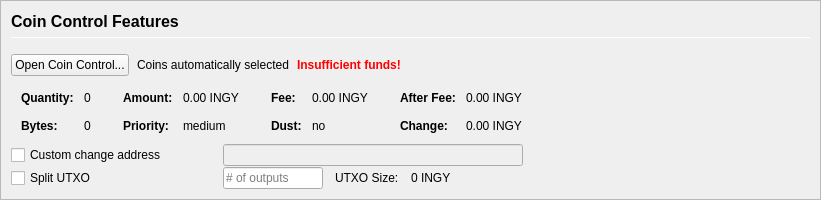
         <widget class="QFrame" name="frameCoinControl">
          <property name="sizePolicy">
           <sizepolicy hsizetype="Expanding" vsizetype="Expanding">
            <horstretch>0</horstretch>
            <verstretch>0</verstretch>
           </sizepolicy>
          </property>
          <property name="maximumSize">
           <size>
            <width>16777215</width>
            <height>16777215</height>
           </size>
          </property>
          <property name="frameShape">
           <enum>QFrame::StyledPanel</enum>
          </property>
          <property name="frameShadow">
           <enum>QFrame::Sunken</enum>
          </property>
          <layout class="QVBoxLayout" name="verticalLayoutCoinControl2">
           <property name="spacing">
            <number>0</number>
           </property>
           <property name="leftMargin">
            <number>0</number>
           </property>
           <property name="topMargin">
            <number>0</number>
           </property>
           <property name="rightMargin">
            <number>0</number>
           </property>
           <property name="bottomMargin">
            <number>0</number>
           </property>
           <item>
            <widget class="QFrame" name="frameCoinControl_BG">
             <layout class="QVBoxLayout" name="verticalLayoutCoinControl" stretch="0,0,0,0,0,0">
              <property name="spacing">
               <number>1</number>
              </property>
              <property name="leftMargin">
               <number>10</number>
              </property>
              <property name="topMargin">
               <number>10</number>
              </property>
              <item>
               <layout class="QHBoxLayout" name="horizontalLayoutCoinControl1">
                <property name="bottomMargin">
                 <number>15</number>
                </property>
                <item>
                 <layout class="QVBoxLayout" name="verticalLayout_3">
                  <property name="spacing">
                   <number>6</number>
                  </property>
                  <item>
                   <widget class="QLabel" name="labelCoinControlFeatures">
                    <property name="sizePolicy">
                     <sizepolicy hsizetype="Preferred" vsizetype="Maximum">
                      <horstretch>0</horstretch>
                      <verstretch>0</verstretch>
                     </sizepolicy>
                    </property>
                    <property name="minimumSize">
                     <size>
                      <width>0</width>
                      <height>20</height>
                     </size>
                    </property>
                    <property name="font">
                     <font>
                      <pointsize>12</pointsize>
                      <weight>75</weight>
                      <bold>true</bold>
                     </font>
                    </property>
                    <property name="styleSheet">
                     <string notr="true">font-weight:bold;</string>
                    </property>
                    <property name="text">
                     <string>Coin Control Features</string>
                    </property>
                   </widget>
                  </item>
                  <item>
                   <widget class="Line" name="line">
                    <property name="minimumSize">
                     <size>
                      <width>0</width>
                      <height>1</height>
                     </size>
                    </property>
                    <property name="maximumSize">
                     <size>
                      <width>16777215</width>
                      <height>1</height>
                     </size>
                    </property>
                    <property name="orientation">
                     <enum>Qt::Horizontal</enum>
                    </property>
                   </widget>
                  </item>
                 </layout>
                </item>
               </layout>
              </item>
              <item>
               <layout class="QHBoxLayout" name="horizontalLayoutCoinControl2" stretch="0,0,0,0">
                <property name="spacing">
                 <number>8</number>
                </property>
                <property name="bottomMargin">
                 <number>10</number>
                </property>
                <item>
                 <widget class="QPushButton" name="pushButtonCoinControl">
                  <property name="styleSheet">
                   <string notr="true"/>
                  </property>
                  <property name="text">
                   <string>Open Coin Control...</string>
                  </property>
                  <property name="autoDefault">
                   <bool>false</bool>
                  </property>
                 </widget>
                </item>
                <item>
                 <widget class="QLabel" name="labelCoinControlAutomaticallySelected">
                  <property name="text">
                   <string>Coins automatically selected</string>
                  </property>
                  <property name="margin">
                   <number>5</number>
                  </property>
                 </widget>
                </item>
                <item>
                 <widget class="QLabel" name="labelCoinControlInsuffFunds">
                  <property name="font">
                   <font>
                    <weight>75</weight>
                    <bold>true</bold>
                   </font>
                  </property>
                  <property name="styleSheet">
                   <string notr="true">color:red;font-weight:bold;</string>
                  </property>
                  <property name="text">
                   <string>Insufficient funds!</string>
                  </property>
                  <property name="margin">
                   <number>5</number>
                  </property>
                 </widget>
                </item>
                <item>
                 <spacer name="horizontalSpacerCoinControl">
                  <property name="orientation">
                   <enum>Qt::Horizontal</enum>
                  </property>
                  <property name="sizeHint" stdset="0">
                   <size>
                    <width>40</width>
                    <height>1</height>
                   </size>
                  </property>
                 </spacer>
                </item>
               </layout>
              </item>
              <item>
               <widget class="QWidget" name="widgetCoinControl" native="true">
                <property name="sizePolicy">
                 <sizepolicy hsizetype="Preferred" vsizetype="Preferred">
                  <horstretch>0</horstretch>
                  <verstretch>0</verstretch>
                 </sizepolicy>
                </property>
                <property name="minimumSize">
                 <size>
                  <width>0</width>
                  <height>0</height>
                 </size>
                </property>
                <property name="styleSheet">
                 <string notr="true"/>
                </property>
                <layout class="QHBoxLayout" name="horizontalLayoutCoinControl5">
                 <property name="leftMargin">
                  <number>0</number>
                 </property>
                 <property name="topMargin">
                  <number>0</number>
                 </property>
                 <property name="rightMargin">
                  <number>0</number>
                 </property>
                 <property name="bottomMargin">
                  <number>0</number>
                 </property>
                 <item>
                  <layout class="QHBoxLayout" name="horizontalLayoutCoinControl3" stretch="0,0,0,1">
                   <property name="spacing">
                    <number>20</number>
                   </property>
                   <property name="topMargin">
                    <number>0</number>
                   </property>
                   <property name="bottomMargin">
                    <number>10</number>
                   </property>
                   <item>
                    <layout class="QFormLayout" name="formLayoutCoinControl1">
                     <property name="horizontalSpacing">
                      <number>10</number>
                     </property>
                     <property name="verticalSpacing">
                      <number>14</number>
                     </property>
                     <property name="leftMargin">
                      <number>10</number>
                     </property>
                     <property name="topMargin">
                      <number>4</number>
                     </property>
                     <property name="rightMargin">
                      <number>6</number>
                     </property>
                     <item row="0" column="0">
                      <widget class="QLabel" name="labelCoinControlQuantityText">
                       <property name="font">
                        <font>
                         <weight>75</weight>
                         <bold>true</bold>
                        </font>
                       </property>
                       <property name="text">
                        <string>Quantity:</string>
                       </property>
                       <property name="margin">
                        <number>0</number>
                       </property>
                      </widget>
                     </item>
                     <item row="0" column="1">
                      <widget class="QLabel" name="labelCoinControlQuantity">
                       <property name="cursor">
                        <cursorShape>IBeamCursor</cursorShape>
                       </property>
                       <property name="contextMenuPolicy">
                        <enum>Qt::ActionsContextMenu</enum>
                       </property>
                       <property name="text">
                        <string notr="true">0</string>
                       </property>
                       <property name="margin">
                        <number>0</number>
                       </property>
                       <property name="textInteractionFlags">
                        <set>Qt::LinksAccessibleByMouse|Qt::TextSelectableByKeyboard|Qt::TextSelectableByMouse</set>
                       </property>
                      </widget>
                     </item>
                     <item row="1" column="0">
                      <widget class="QLabel" name="labelCoinControlBytesText">
                       <property name="font">
                        <font>
                         <weight>75</weight>
                         <bold>true</bold>
                        </font>
                       </property>
                       <property name="text">
                        <string>Bytes:</string>
                       </property>
                      </widget>
                     </item>
                     <item row="1" column="1">
                      <widget class="QLabel" name="labelCoinControlBytes">
                       <property name="cursor">
                        <cursorShape>IBeamCursor</cursorShape>
                       </property>
                       <property name="contextMenuPolicy">
                        <enum>Qt::ActionsContextMenu</enum>
                       </property>
                       <property name="text">
                        <string notr="true">0</string>
                       </property>
                       <property name="textInteractionFlags">
                        <set>Qt::LinksAccessibleByMouse|Qt::TextSelectableByKeyboard|Qt::TextSelectableByMouse</set>
                       </property>
                      </widget>
                     </item>
                    </layout>
                   </item>
                   <item>
                    <layout class="QFormLayout" name="formLayoutCoinControl2">
                     <property name="horizontalSpacing">
                      <number>10</number>
                     </property>
                     <property name="verticalSpacing">
                      <number>14</number>
                     </property>
                     <property name="leftMargin">
                      <number>6</number>
                     </property>
                     <property name="topMargin">
                      <number>4</number>
                     </property>
                     <property name="rightMargin">
                      <number>6</number>
                     </property>
                     <item row="0" column="0">
                      <widget class="QLabel" name="labelCoinControlAmountText">
                       <property name="font">
                        <font>
                         <weight>75</weight>
                         <bold>true</bold>
                        </font>
                       </property>
                       <property name="text">
                        <string>Amount:</string>
                       </property>
                       <property name="margin">
                        <number>0</number>
                       </property>
                      </widget>
                     </item>
                     <item row="0" column="1">
                      <widget class="QLabel" name="labelCoinControlAmount">
                       <property name="cursor">
                        <cursorShape>IBeamCursor</cursorShape>
                       </property>
                       <property name="contextMenuPolicy">
                        <enum>Qt::ActionsContextMenu</enum>
                       </property>
                       <property name="text">
                        <string notr="true">0.00 INGY</string>
                       </property>
                       <property name="textInteractionFlags">
                        <set>Qt::LinksAccessibleByMouse|Qt::TextSelectableByKeyboard|Qt::TextSelectableByMouse</set>
                       </property>
                      </widget>
                     </item>
                     <item row="1" column="0">
                      <widget class="QLabel" name="labelCoinControlPriorityText">
                       <property name="font">
                        <font>
                         <weight>75</weight>
                         <bold>true</bold>
                        </font>
                       </property>
                       <property name="text">
                        <string>Priority:</string>
                       </property>
                      </widget>
                     </item>
                     <item row="1" column="1">
                      <widget class="QLabel" name="labelCoinControlPriority">
                       <property name="cursor">
                        <cursorShape>IBeamCursor</cursorShape>
                       </property>
                       <property name="contextMenuPolicy">
                        <enum>Qt::ActionsContextMenu</enum>
                       </property>
                       <property name="text">
                        <string>medium</string>
                       </property>
                       <property name="textInteractionFlags">
                        <set>Qt::LinksAccessibleByMouse|Qt::TextSelectableByKeyboard|Qt::TextSelectableByMouse</set>
                       </property>
                      </widget>
                     </item>
                    </layout>
                   </item>
                   <item>
                    <layout class="QFormLayout" name="formLayoutCoinControl3">
                     <property name="horizontalSpacing">
                      <number>10</number>
                     </property>
                     <property name="verticalSpacing">
                      <number>14</number>
                     </property>
                     <property name="leftMargin">
                      <number>6</number>
                     </property>
                     <property name="topMargin">
                      <number>4</number>
                     </property>
                     <property name="rightMargin">
                      <number>6</number>
                     </property>
                     <item row="0" column="0">
                      <widget class="QLabel" name="labelCoinControlFeeText">
                       <property name="font">
                        <font>
                         <weight>75</weight>
                         <bold>true</bold>
                        </font>
                       </property>
                       <property name="text">
                        <string>Fee:</string>
                       </property>
                       <property name="margin">
                        <number>0</number>
                       </property>
                      </widget>
                     </item>
                     <item row="0" column="1">
                      <widget class="QLabel" name="labelCoinControlFee">
                       <property name="cursor">
                        <cursorShape>IBeamCursor</cursorShape>
                       </property>
                       <property name="contextMenuPolicy">
                        <enum>Qt::ActionsContextMenu</enum>
                       </property>
                       <property name="text">
                        <string notr="true">0.00 INGY</string>
                       </property>
                       <property name="textInteractionFlags">
                        <set>Qt::LinksAccessibleByMouse|Qt::TextSelectableByKeyboard|Qt::TextSelectableByMouse</set>
                       </property>
                      </widget>
                     </item>
                     <item row="1" column="0">
                      <widget class="QLabel" name="labelCoinControlLowOutputText">
                       <property name="font">
                        <font>
                         <weight>75</weight>
                         <bold>true</bold>
                        </font>
                       </property>
                       <property name="text">
                        <string>Dust:</string>
                       </property>
                      </widget>
                     </item>
                     <item row="1" column="1">
                      <widget class="QLabel" name="labelCoinControlLowOutput">
                       <property name="cursor">
                        <cursorShape>IBeamCursor</cursorShape>
                       </property>
                       <property name="contextMenuPolicy">
                        <enum>Qt::ActionsContextMenu</enum>
                       </property>
                       <property name="text">
                        <string>no</string>
                       </property>
                       <property name="textInteractionFlags">
                        <set>Qt::LinksAccessibleByMouse|Qt::TextSelectableByKeyboard|Qt::TextSelectableByMouse</set>
                       </property>
                      </widget>
                     </item>
                    </layout>
                   </item>
                   <item>
                    <layout class="QFormLayout" name="formLayoutCoinControl4">
                     <property name="horizontalSpacing">
                      <number>10</number>
                     </property>
                     <property name="verticalSpacing">
                      <number>14</number>
                     </property>
                     <property name="leftMargin">
                      <number>6</number>
                     </property>
                     <property name="topMargin">
                      <number>4</number>
                     </property>
                     <property name="rightMargin">
                      <number>6</number>
                     </property>
                     <item row="0" column="0">
                      <widget class="QLabel" name="labelCoinControlAfterFeeText">
                       <property name="font">
                        <font>
                         <weight>75</weight>
                         <bold>true</bold>
                        </font>
                       </property>
                       <property name="text">
                        <string>After Fee:</string>
                       </property>
                       <property name="margin">
                        <number>0</number>
                       </property>
                      </widget>
                     </item>
                     <item row="0" column="1">
                      <widget class="QLabel" name="labelCoinControlAfterFee">
                       <property name="cursor">
                        <cursorShape>IBeamCursor</cursorShape>
                       </property>
                       <property name="contextMenuPolicy">
                        <enum>Qt::ActionsContextMenu</enum>
                       </property>
                       <property name="text">
                        <string notr="true">0.00 INGY</string>
                       </property>
                       <property name="textInteractionFlags">
                        <set>Qt::LinksAccessibleByMouse|Qt::TextSelectableByKeyboard|Qt::TextSelectableByMouse</set>
                       </property>
                      </widget>
                     </item>
                     <item row="1" column="0">
                      <widget class="QLabel" name="labelCoinControlChangeText">
                       <property name="font">
                        <font>
                         <weight>75</weight>
                         <bold>true</bold>
                        </font>
                       </property>
                       <property name="text">
                        <string>Change:</string>
                       </property>
                      </widget>
                     </item>
                     <item row="1" column="1">
                      <widget class="QLabel" name="labelCoinControlChange">
                       <property name="cursor">
                        <cursorShape>IBeamCursor</cursorShape>
                       </property>
                       <property name="contextMenuPolicy">
                        <enum>Qt::ActionsContextMenu</enum>
                       </property>
                       <property name="text">
                        <string notr="true">0.00 INGY</string>
                       </property>
                       <property name="textInteractionFlags">
                        <set>Qt::LinksAccessibleByMouse|Qt::TextSelectableByKeyboard|Qt::TextSelectableByMouse</set>
                       </property>
                      </widget>
                     </item>
                    </layout>
                   </item>
                  </layout>
                 </item>
                </layout>
               </widget>
              </item>
              <item>
               <layout class="QHBoxLayout" name="horizontalLayoutCoinControl4">
                <property name="spacing">
                 <number>12</number>
                </property>
                <property name="sizeConstraint">
                 <enum>QLayout::SetDefaultConstraint</enum>
                </property>
                <property name="topMargin">
                 <number>0</number>
                </property>
                <property name="rightMargin">
                 <number>0</number>
                </property>
                <item>
                 <widget class="QCheckBox" name="checkBoxCoinControlChange">
                  <property name="sizePolicy">
                   <sizepolicy hsizetype="Preferred" vsizetype="Preferred">
                    <horstretch>0</horstretch>
                    <verstretch>0</verstretch>
                   </sizepolicy>
                  </property>
                  <property name="minimumSize">
                   <size>
                    <width>200</width>
                    <height>0</height>
                   </size>
                  </property>
                  <property name="maximumSize">
                   <size>
                    <width>200</width>
                    <height>16777215</height>
                   </size>
                  </property>
                  <property name="toolTip">
                   <string>If this is activated, but the change address is empty or invalid, change will be sent to a newly generated address.</string>
                  </property>
                  <property name="text">
                   <string>Custom change address</string>
                  </property>
                 </widget>
                </item>
                <item>
                 <widget class="QValidatedLineEdit" name="lineEditCoinControlChange">
                  <property name="enabled">
                   <bool>false</bool>
                  </property>
                  <property name="sizePolicy">
                   <sizepolicy hsizetype="Preferred" vsizetype="Preferred">
                    <horstretch>0</horstretch>
                    <verstretch>0</verstretch>
                   </sizepolicy>
                  </property>
                  <property name="minimumSize">
                   <size>
                    <width>300</width>
                    <height>0</height>
                   </size>
                  </property>
                 </widget>
                </item>
                <item>
                 <widget class="QLabel" name="labelCoinControlChangeLabel">
                  <property name="sizePolicy">
                   <sizepolicy hsizetype="Preferred" vsizetype="Preferred">
                    <horstretch>0</horstretch>
                    <verstretch>0</verstretch>
                   </sizepolicy>
                  </property>
                  <property name="minimumSize">
                   <size>
                    <width>100</width>
                    <height>0</height>
                   </size>
                  </property>
                  <property name="text">
                   <string/>
                  </property>
                  <property name="margin">
                   <number>3</number>
                  </property>
                 </widget>
                </item>
               </layout>
              </item>
              <item>
               <layout class="QHBoxLayout" name="horizontalLayoutCoinControl6">
                <property name="spacing">
                 <number>12</number>
                </property>
                <property name="rightMargin">
                 <number>0</number>
                </property>
                <item>
                 <widget class="QCheckBox" name="splitBlockCheckBox">
                  <property name="sizePolicy">
                   <sizepolicy hsizetype="Preferred" vsizetype="Preferred">
                    <horstretch>0</horstretch>
                    <verstretch>0</verstretch>
                   </sizepolicy>
                  </property>
                  <property name="minimumSize">
                   <size>
                    <width>200</width>
                    <height>0</height>
                   </size>
                  </property>
                  <property name="maximumSize">
                   <size>
                    <width>200</width>
                    <height>16777215</height>
                   </size>
                  </property>
                  <property name="text">
                   <string>Split UTXO</string>
                  </property>
                 </widget>
                </item>
                <item>
                 <widget class="QLineEdit" name="splitBlockLineEdit">
                  <property name="sizePolicy">
                   <sizepolicy hsizetype="Preferred" vsizetype="Preferred">
                    <horstretch>50</horstretch>
                    <verstretch>0</verstretch>
                   </sizepolicy>
                  </property>
                  <property name="minimumSize">
                   <size>
                    <width>100</width>
                    <height>0</height>
                   </size>
                  </property>
                  <property name="maximumSize">
                   <size>
                    <width>100</width>
                    <height>16777215</height>
                   </size>
                  </property>
                  <property name="placeholderText">
                   <string># of outputs</string>
                  </property>
                 </widget>
                </item>
                <item>
                 <widget class="QLabel" name="labelBlockSizeText">
                  <property name="text">
                   <string>UTXO Size:</string>
                  </property>
                 </widget>
                </item>
                <item>
                 <widget class="QLabel" name="labelBlockSize">
                  <property name="text">
                   <string>0 INGY</string>
                  </property>
                 </widget>
                </item>
                <item>
                 <spacer name="horizontalSpacer_7">
                  <property name="orientation">
                   <enum>Qt::Horizontal</enum>
                  </property>
                  <property name="sizeHint" stdset="0">
                   <size>
                    <width>40</width>
                    <height>20</height>
                   </size>
                  </property>
                 </spacer>
                </item>
               </layout>
              </item>
              <item>
               <spacer name="verticalSpacerCoinControl">
                <property name="orientation">
                 <enum>Qt::Vertical</enum>
                </property>
                <property name="sizeHint" stdset="0">
                 <size>
                  <width>800</width>
                  <height>1</height>
                 </size>
                </property>
               </spacer>
              </item>
             </layout>
            </widget>
           </item>
          </layout>
         </widget>
